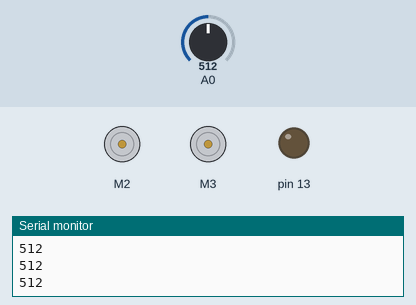
The sketch below on a simulated Arduino Uno, built with avr-gcc and run on an emulated ATmega328P. On the bench: 2 × DC motor (green arrow = forward, orange = backward, longer = faster), output pins drawn as LEDs (lit = HIGH), the last lines printed to the serial monitor. The test bench sets the inputs (shaded band); at power-on: A0 = 512.

Above: at 1.2 s.
1.3 s: A0 set to 6
2.8 s: A0 set to 3
At 3.8 s:
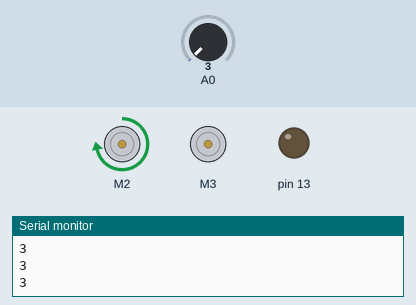
4.3 s: A0 set to 122
At 5.1 s:
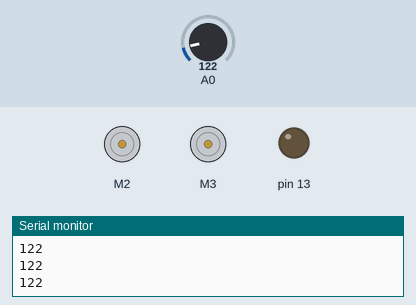
5.8 s: A0 set to 0
At 6.4 s:
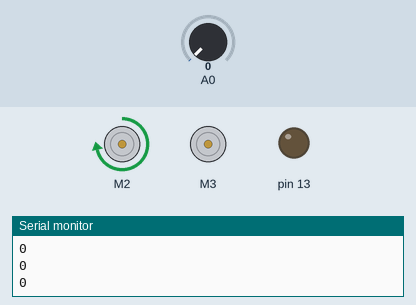
Timing chart, 0 to 8.3 s (numbered marks = the images above; inputs shaded):
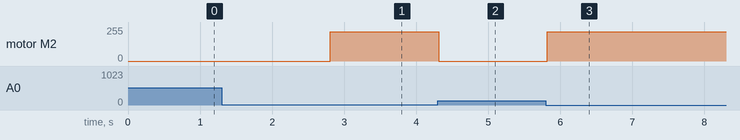

The sketch:

SensorToMotor.ino
```cpp
// Moves the car forward until it is about to hit something, then backs up for one second, and turns right.

#include <AFMotor.h>

#define LEFT FORWARD
#define RIGHT BACKWARD

// 2 indicates M2 on the SHIELD
AF_DCMotor driveMotor(2, MOTOR12_64KHZ);
// 3 indicates M3 on the SHIELD
AF_DCMotor turnMotor(3, MOTOR12_64KHZ);

void setup() {
  Serial.begin(9600);

  // 13 is the LED's pin
  pinMode(13, OUTPUT);

  // Max speed is 255
  driveMotor.setSpeed(220);
  turnMotor.setSpeed(255);

  driveMotor.run(RELEASE);
  turnMotor.run(RELEASE);
}

int analogValue;

void loop() {
  // A0 is the analog input that the sensor is connected to
  analogValue = analogRead(A0);

  Serial.print(analogValue);
  Serial.print("\n");

  if (analogValue < 5)
  {
    driveMotor.run(FORWARD);
  }
  else
  {
    // Coast for half a second
    driveMotor.run(RELEASE);
//    delay(500);
//
//    // Go reverse, moving the car's backend to the left.
//    turnMotor.run(LEFT);
//    driveMotor.run(BACKWARD);
//    delay(1000);
//
//    turnMotor.run(RELEASE);
//    driveMotor.run(RELEASE);
  }

  delay(100);
}
```

Measured:
- the behaviour switches between 5 and 4 on A0 (found by bisection; images 0 and 1)
- after the input at 2.8 s, motor M2: stopped → forward 220/255 at once
- after the input at 4.3 s, motor M2: forward 220/255 → stopped at once
- after the input at 5.8 s, motor M2: stopped → forward 220/255 at once
